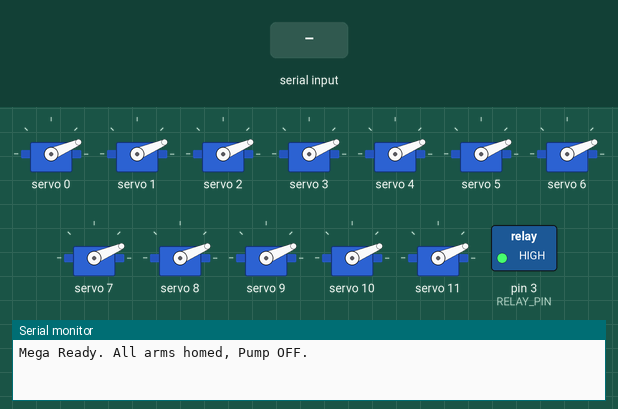
Bench run of a sketch on a simulated Arduino Mega 2560, built with avr-gcc and run on an emulated ATmega2560. Shown: 12 × servo, switched loads named in the sketch (green lamp = pin HIGH), the last lines printed to the serial monitor. The test bench sets the inputs (shaded band).

Above: at 2.2 s.
2.3 s: "SYSTEM_READY\n" received over Serial
3.8 s: "POMPAC\n" received over Serial
At 4.7 s:
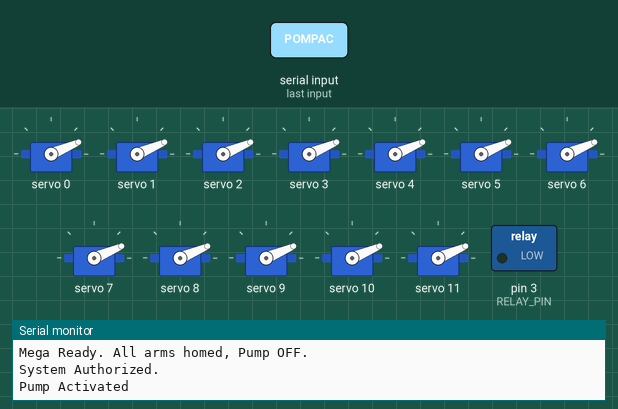
5.3 s: "SERVO::45\n" received over Serial
At 5.8 s:
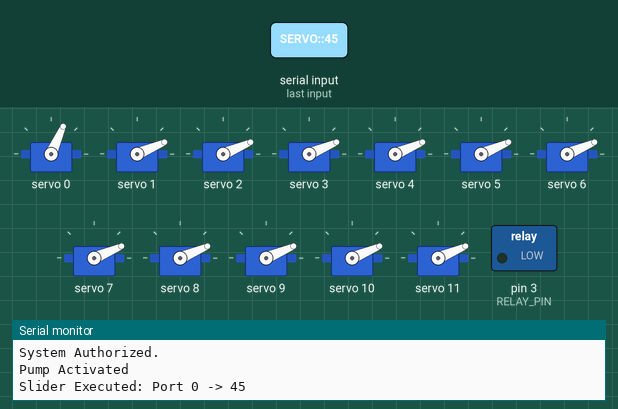
6.8 s: "POMPKAPAT\n" received over Serial
At 7.1 s:
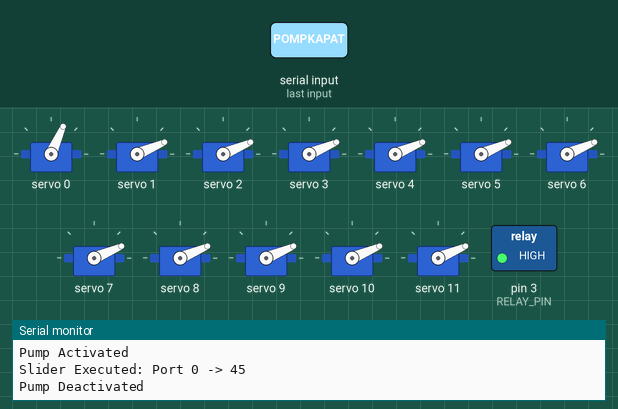
Timing chart, 0 to 9.3 s (numbered marks = the images above; inputs shaded):
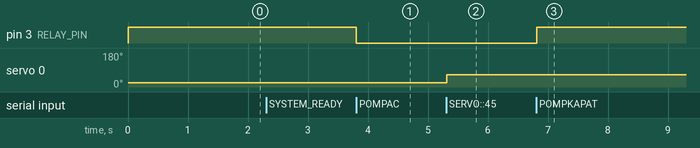

The sketch:

Arduino_Mega.ino
```cpp
#include <FastLED.h>
#include <Wire.h>
#include <Adafruit_PWMServoDriver.h>

// --- Pin Definitions ---
#define RELAY_PIN 3      // Pump Relay (Wired NC)
#define LED_PIN 6        // WS2812B Data Pin
#define NUM_LEDS 148     // Number of LEDs in strip

// --- Component Instances ---
CRGB leds[NUM_LEDS];
Adafruit_PWMServoDriver pca = Adafruit_PWMServoDriver(0x40);

// --- Servo Configuration ---
#define SERVOMIN 160
#define SERVOMAX 520
int servo[16];

// System State
bool systemActive = false;

// --- Helper Prototypes ---
uint16_t angleToPulse(int a);
void resetAllArms();
void flashLEDGreen();

void setup() {
  Serial.begin(9600);

  // 1. Initialize Outputs immediately
  pinMode(RELAY_PIN, OUTPUT);
  digitalWrite(RELAY_PIN, HIGH); // Force Pump OFF (Relay NC to Open)

  // 2. Initialize PCA9685
  Wire.begin();
  pca.begin();
  pca.setOscillatorFrequency(27000000);
  pca.setPWMFreq(50);

  // 3. Force Reset ALL Servos to Home (Angle 0)
  for(int i=0; i<16; i++) {
    pca.setPWM(i, 0, angleToPulse(0));
  }

  // 4. Initialize LEDs
  FastLED.addLeds<WS2812B, LED_PIN, GRB>(leds, NUM_LEDS);
  FastLED.setBrightness(50);
  fill_solid(leds, NUM_LEDS, CRGB::Red); // Indicate system is STANDBY/RESET
  FastLED.show();

  // 5. Final Delay to let hardware settle
  delay(1000);

  Serial.println("Mega Ready. All arms homed, Pump OFF.");
}

void processCommand(String cmd) {
  cmd.trim();
  cmd.toUpperCase();

  // 1. MASTER SYSTEM CONTROLS
  if (cmd == "SYSTEM_READY") {
    systemActive = true;
    fill_solid(leds, NUM_LEDS, CRGB::Blue);
    FastLED.show();
    Serial.println("System Authorized.");
    return;
  }
  else if (cmd == "SYSTEM_OFF") {
    systemActive = false;
    digitalWrite(RELAY_PIN, HIGH);
    resetAllArms();
    fill_solid(leds, NUM_LEDS, CRGB::Red);
    FastLED.show();
    Serial.println("System Shutdown via UI/Voice.");
    return;
  }

  if (!systemActive) return;

  // 2. WEB SLIDER CONTROLS
  if (cmd.startsWith("SERVO:")) {
    int firstColon = cmd.indexOf(':');
    int secondColon = cmd.indexOf(':', firstColon + 1);

    if (firstColon > 0 && secondColon > 0) {
      int port = cmd.substring(firstColon + 1, secondColon).toInt();
      int aci = cmd.substring(secondColon + 1).toInt();
      pca.setPWM(port, 0, angleToPulse(aci));
      Serial.println("Slider Executed: Port " + String(port) + " -> " + String(aci));
    }
    return;
  }

  // 🔴 BLUE AND PURPLE LED İÇİN EKLENMESİ GEREKEN KISIM
  if (cmd == "LED_BLUE") {
    fill_solid(leds, NUM_LEDS, CRGB::Blue);
    FastLED.show();
    Serial.println("Mod: Calisma (Mavi)");
    return; // Sadece ışık değiştiği için yeşil flaş atmasına gerek yok
  }
  else if (cmd == "LED_PURPLE") {
    fill_solid(leds, NUM_LEDS, CRGB::Purple); // Sterilizasyon rengi
    FastLED.show();
    Serial.println("Mod: Sterilizasyon (Mor)");
    return;
  }

  // 3. MECHANICAL & RELAY CONTROLS
  if(cmd == "POMPAC") {
    digitalWrite(RELAY_PIN, LOW);
    Serial.println("Pump Activated");
  }
  else if (cmd == "POMPKAPAT") {
    digitalWrite(RELAY_PIN, HIGH);
    Serial.println("Pump Deactivated");
  }
  else if (cmd.indexOf("KOL GEL") >= 0 || cmd.indexOf("KOL GIT") >= 0) {
    int angle = (cmd.indexOf("GEL") >= 0) ? 90 : 0;

    if (cmd == "KOL GIT") {
        resetAllArms();
        Serial.println("All Arms Reset");
    }
    else if (cmd.indexOf("ARM1") >= 0) {
      pca.setPWM(0, 0, angleToPulse(angle));
      pca.setPWM(1, 0, angleToPulse(angle));
    }
    else if (cmd.indexOf("ARM2") >= 0) {
      pca.setPWM(9, 0, angleToPulse(angle));
      pca.setPWM(10, 0, angleToPulse(angle));
      pca.setPWM(11, 0, angleToPulse(angle));
    }
    else if (cmd.indexOf("ARM3") >= 0) {
      pca.setPWM(13, 0, angleToPulse(angle));
    }
    Serial.println("Arm Moved via Safe ASCII");
  }

  flashLEDGreen();
}

void loop() {
  if (Serial.available()) {
    String command = Serial.readStringUntil('\n');
    processCommand(command);
  }
}

// --- FULL FUNCTION DEFINITIONS (DON'T DELETE THESE!) ---

uint16_t angleToPulse(int a) {
  a = constrain(a, 0, 180);
  return map(a, 0, 180, SERVOMIN, SERVOMAX);
}

void resetAllArms() {
  int safeChannels[] = {0, 1, 9, 10, 11, 12, 14};
  for (int ch : safeChannels) {
    pca.setPWM(ch, 0, angleToPulse(0));
  }
}

void flashLEDGreen() {
  fill_solid(leds, NUM_LEDS, CRGB::Green);
  FastLED.show();
  delay(150);
  fill_solid(leds, NUM_LEDS, CRGB::Blue);
  FastLED.show();
}
```

Measured:
- after the input at 3.8 s, pin 3 (RELAY_PIN): HIGH → LOW at once
- after the input at 5.3 s, servo 0: 23° → 66° at once
- after the input at 6.8 s, pin 3 (RELAY_PIN): LOW → HIGH at once
